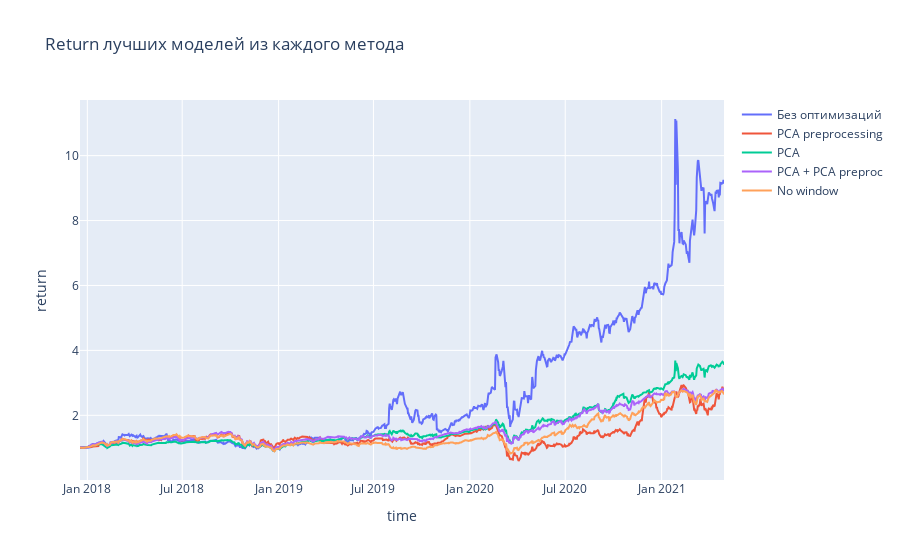

The notebook cell saved with this chart:
### Code cell
names = ['Без оптимизаций', 'PCA preprocessing', 'PCA', 'PCA + PCA preproc', 'No window']
optimizers = [po_randomsearch, po_randomsearch_PCA_preproc, po_randomsearch_PCA, 
              po_randomsearch_PCA_PCA_preproc, po_randomsearch_no_window]
plot_results(names=names, optimizers=optimizers, df_train=returns_train, df_test=returns_test, 
             title='Return лучших моделей из каждого метода')

### Figure 1 — Plotly figure (JSON) as saved in the notebook; plotly's stock layout.template omitted (floating-point values rounded to 4 significant figures; data arrays with more than 128 entries replaced by an {"elided": "..."} marker saying what was removed)
{"data": [{"name": "Без оптимизаций", "type": "scatter", "x": {"elided": "847 str values"}, "y": {"elided": "847 float values"}}, {"name": "PCA preprocessing", "type": "scatter", "x": {"elided": "847 str values"}, "y": {"elided": "847 float values"}}, {"name": "PCA", "type": "scatter", "x": {"elided": "847 str values"}, "y": {"elided": "847 float values"}}, {"name": "PCA + PCA preproc", "type": "scatter", "x": {"elided": "847 str values"}, "y": {"elided": "847 float values"}}, {"name": "No window", "type": "scatter", "x": {"elided": "847 str values"}, "y": {"elided": "847 float values"}}], "layout": {"title": {"text": "Return лучших моделей из каждого метода"}, "xaxis": {"title": {"text": "time"}}, "yaxis": {"title": {"text": "return"}}}}
